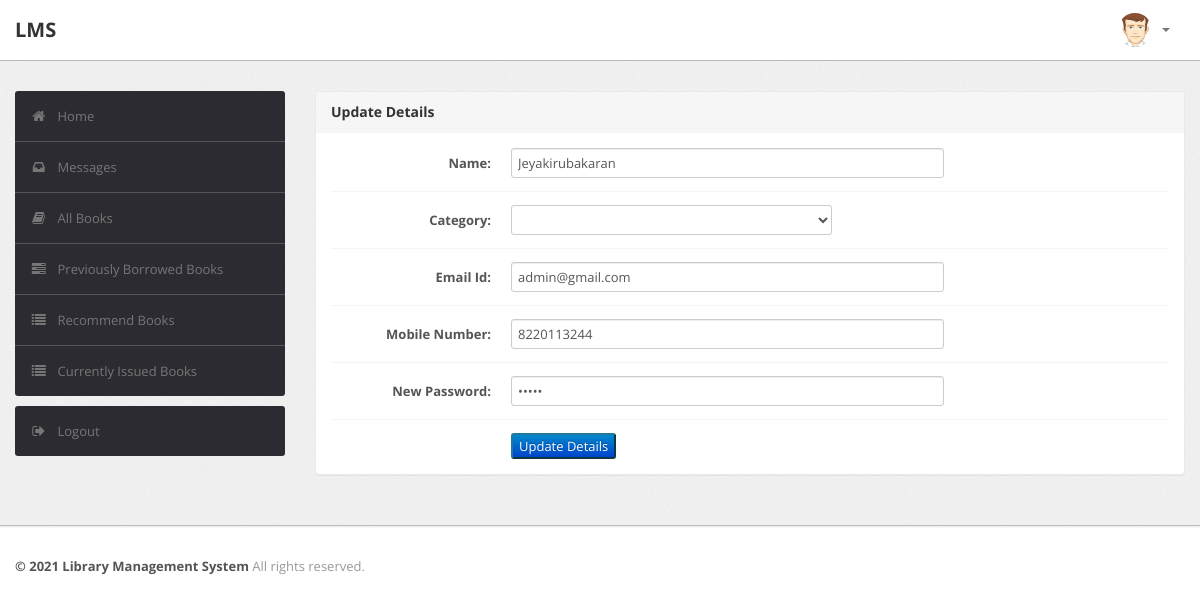
The page /student/profile.php (signed in) on the database its author committed.
### tables this page shows
CREATE TABLE `user` (
  `RollNo` varchar(50) NOT NULL,
  `Name` varchar(50) DEFAULT NULL,
  `Type` varchar(50) DEFAULT NULL,
  `Category` varchar(50) DEFAULT NULL,
  `EmailId` varchar(50) DEFAULT NULL,
  `MobNo` bigint(11) DEFAULT NULL,
  `Password` varchar(50) DEFAULT NULL
);

### student/profile.php (the view, shortened to what this page needs)
<?php
require('dbconn.php');
?>
<!DOCTYPE html>
<html lang="en">
    <head>
        <link type="text/css" href="bootstrap/css/bootstrap.min.css" rel="stylesheet">
        <link type="text/css" href="bootstrap/css/bootstrap-responsive.min.css" rel="stylesheet">
        <link type="text/css" href="css/theme.css" rel="stylesheet">
        <link type="text/css" href="images/icons/css/font-awesome.css" rel="stylesheet">
    </head>
    <body>
        <div class="navbar navbar-fixed-top">
            <div class="navbar-inner">
                <div class="container">
                        <a class="brand" href="index.php">LMS </a>
                    <div class="nav-collapse collapse navbar-inverse-collapse">
                        <ul class="nav pull-right">
                            <li class="nav-user dropdown"><a href="#" class="dropdown-toggle" data-toggle="dropdown">
                                <img src="images/user.png" class="nav-avatar" />
                                <b class="caret"></b></a>
                            </li>
                        </ul>
                    </div>
                </div>
            </div>
        </div>
        <div class="wrapper">
            <div class="container">
                <div class="row">
                    <div class="span3">
                        <div class="sidebar">
                            <ul class="widget widget-menu unstyled">
                                <li class="active"><a href="index.php"><i class="menu-icon icon-home"></i>Home
                                </a></li>
                                 <li><a href="message.php"><i class="menu-icon icon-inbox"></i>Messages</a>
                                </li>
                                <li><a href="book.php"><i class="menu-icon icon-book"></i>All Books </a></li>
                                <li><a href="history.php"><i class="menu-icon icon-tasks"></i>Previously Borrowed Books </a></li>
                                <li><a href="recommendations.php"><i class="menu-icon icon-list"></i>Recommend Books </a></li>
                                <li><a href="current.php"><i class="menu-icon icon-list"></i>Currently Issued Books </a></li>
                            </ul>
                            <ul class="widget widget-menu unstyled">
                                <li><a href="logout.php"><i class="menu-icon icon-signout"></i>Logout </a></li>
                            </ul>
                        </div>
                    </div>
                    <div class="span9">
                        <div class="module">
                            <div class="module-head">
                                <h3>Update Details</h3>
                            </div>
                            <div class="module-body">
                                <?php
                                $rollno = $_SESSION['RollNo'];
                                $sql="select * from LMS.user where RollNo='$rollno'";
                                $result=$conn->query($sql);
                                $row=$result->fetch_assoc();
                                $name=$row['Name'];
                                $category=$row['Category'];
                                $email=$row['EmailId'];
                                $mobno=$row['MobNo'];
                                $pswd=$row['Password'];
                                ?>
                                <form class="form-horizontal row-fluid" action="edit_student_details.php?id=<?php echo $rollno ?>" method="post">
                                    <div class="control-group">
                                        <label class="control-label" for="Name"><b>Name:</b></label>
                                        <div class="controls">
                                            <input type="text" id="Name" name="Name" value= "<?php echo $name?>" class="span8" required>
                                        </div>
                                    </div>
                                    <div class="control-group">
                                            <label class="control-label" for="Category"><b>Category:</b></label>
                                            <div class="controls">
                                                <select name = "Category" tabindex="1" value="SC" data-placeholder="Select Category" class="span6">
                                                    <option value="<?php echo $category?>"><?php echo $category ?> </option>
                                                    <option value="GEN">GEN</option>
                                                </select>
                                            </div>
                                    </div>
                                    <div class="control-group">
                                        <label class="control-label" for="EmailId"><b>Email Id:</b></label>
                                        <div class="controls">
                                            <input type="text" id="EmailId" name="EmailId" value= "<?php echo $email?>" class="span8" required>
                                        </div>
                                    </div>
                                    <div class="control-group">
                                        <label class="control-label" for="MobNo"><b>Mobile Number:</b></label>
                                        <div class="controls">
                                            <input type="text" id="MobNo" name="MobNo" value= "<?php echo $mobno?>" class="span8" required>
                                        </div>
                                    </div>
                                    <div class="control-group">
                                        <label class="control-label" for="Password"><b>New Password:</b></label>
                                        <div class="controls">
                                            <input type="password" id="Password" name="Password"  value= "<?php echo $pswd?>" class="span8" required>
                                        </div>
                                    </div>
                                    <div class="control-group">
                                            <div class="controls">
                                                <button type="submit" name="submit"class="btn-primary"><center>Update Details</center></button>
                                            </div>
                                        </div>
                                </form>
                        </div>
                        </div>
                    </div>
                </div>
            </div>
        </div>
<div class="footer">
            <div class="container">
                <b class="copyright">&copy; 2021 Library Management System </b>All rights reserved.
            </div>
        </div>
    </body>
</html>

### student/css/theme.css (style rules this page uses)
body { font-size: 13px; font-family: 'Open Sans', Arial, sans-serif; background: #fff; color: #777 }
h1, h2, h3, h4, h5, h6 { color: #333; margin-top: 0 }
h3 { font-size: 20px }
strong, b { color: #555 }
.wrapper { background: url(../images/bg.png) #eee; border-bottom: 1px solid #bbb; -webkit-box-shadow: 0 1px 2px rgba(0,0,0,0.1); -moz-box-shadow: 0 1px 2px rgba(0,0,0,0.1); box-shadow: 0 1px 2px rgba(0,0,0,0.1); padding: 30px 0 }
.footer { color: #999; padding: 30px 0 60px }
form { margin: 0 }
select, textarea, input[type="text"], input[type="password"], input[type="datetime"], input[type="datetime-local"], input[type="date"], input[type="month"], input[type="time"], input[type="week"], input[type="number"], input[type="email"], input[type="url"], input[type="search"], input[type="tel"], input[type="color"], .uneditable-input, label, input, button, select, textarea { -webkit-border-radius: 3px; -moz-border-radius: 3px; border-radius: 3px; font-size: 13px; font-family: 'Open Sans', Tahoma, Arial, sans-serif }
body [class^="icon-"], body [class*=" icon-"] { font-size: 14px; line-height: 20px; height: 20px }
.module { background: #fff; -webkit-border-radius: 3px; -moz-border-radius: 3px; border-radius: 3px; border: 1px solid #ccc; border-bottom-color: #bbb; -webkit-box-shadow: 0 0 1px rgba(0,0,0,0.2); -moz-box-shadow: 0 0 1px rgba(0,0,0,0.2); box-shadow: 0 0 1px rgba(0,0,0,0.2); margin-bottom: 30px }
.form-horizontal .control-group, .form-vertical .control-group { margin-bottom: 0 }
.form-horizontal .control-group+.control-group, .form-vertical .control-group+.control-group { margin-top: 13px; padding-top: 13px; border-top: 1px solid #f5f5f5 }
.navbar { position: static!important; margin: 0!important }
.navbar .navbar-inner { background: #fff; border-bottom: 1px solid #bbb; -webkit-box-shadow: 0 1px 2px rgba(0,0,0,0.15); -moz-box-shadow: 0 1px 2px rgba(0,0,0,0.15); box-shadow: 0 1px 2px rgba(0,0,0,0.15) }
.navbar .brand { color: #333; font-weight: bold; font-size: 20px; margin-right: 20px; padding: 20px }
.navbar .nav>li>a { padding: 20px 15px; font-weight: bold; color: #777 }
.nav-user>a { height: 20px }
.nav-avatar { width: 34px; height: 34px; margin: -7px 5px 0 0; -webkit-border-radius: 50%; -moz-border-radius: 50%; border-radius: 50% }
.btn-primary { color: #fff; background-color: #248aaf; border-color: #20799a }
.widget-menu { background: #fff; -webkit-border-radius: 3px; -moz-border-radius: 3px; border-radius: 3px; overflow: hidden }
.widget-menu a { color: #555; display: block; line-height: 20px; padding: 15px; text-decoration: none!important }
.widget-menu .menu-icon { margin-right: 10px; color: #767676; -webkit-transition: all .2s ease-in-out; -moz-transition: all .2s ease-in-out; transition: all .2s ease-in-out; }
.widget-menu>li+li { border-top: 1px solid #555 }
.widget-menu>li>a { background-color: #2d2b32; color: #767676; -webkit-transition: all .2s ease-in-out; -moz-transition: all .2s ease-in-out; transition: all .2s ease-in-out; }
.module { box-shadow: 0 0 3px rgba(0,0,0,.1); border-color: #e9e9e9; margin-bottom: 20px; background-color: #fff; border-radius: 4px; -webkit-box-shadow: 0 1px 1px rgba(0,0,0,.05); box-shadow: 0 1px 1px rgba(0,0,0,.05); }
.module-head { color: #767676; background-color: #f6f6f6; border-color: #e9e9e9; padding: 10px 15px; border-bottom: 1px solid transparent; border-top-right-radius: 3px; border-top-left-radius: 3px; }
.module-head h3 { font-size: 14px; line-height: 20px; height: 20px; margin: 0 }
.module-body { padding: 15px }

### rows shown on the page
user: Name "Jeyakirubakaran", EmailId "admin@gmail.com", MobNo "8220113244"
